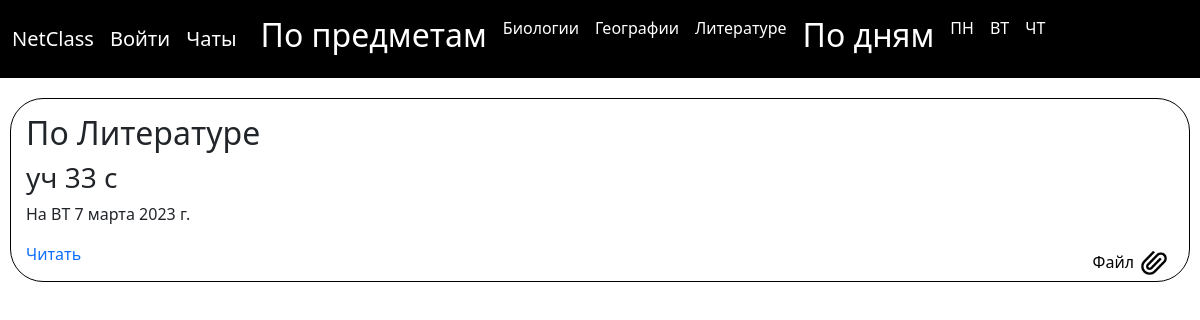
The app's page /day/2/ with its own data.
### posts/models.py (models this page shows, shortened)
class Object(models.Model):
    name = models.CharField(max_length=100)
    def __str__(self):
        return self.name

class Day(models.Model):
    date = models.CharField(max_length=30)
    def __str__(self):
        return self.date

class Posts(models.Model):
    text = models.CharField(max_length=100)
    day = models.ForeignKey('Day', on_delete=models.CASCADE)
    date = models.DateField(null=True)
    object = models.ForeignKey('Object', on_delete=models.CASCADE)
    file = models.FileField(null=True, blank=True, upload_to='files/')

### posts/views.py (the view)
# urls.py: path('day/<int:day_id>/', show_day, name='day'),
def show_day(request, day_id):
    posts = Posts.objects.filter(day=day_id)
    return render(request, 'posts/show_day.html', {'posts':posts})

### posts/templatetags/posts_tags.py (called while the page is built)
@register.simple_tag()
def get_days():
    return Day.objects.all()

@register.simple_tag()
def get_obj():
    return Object.objects.all()

### posts/templates/posts/show_day.html (shortened to what this page needs)
{% extends 'posts/index.html' %}

### posts/templates/posts/index.html
{% extends 'posts/base.html' %}
{% load static %}
{% load posts_tags %}
    {% block content %}
        <div class="posts">
            {% for p in posts %}
                <div class="post">
                     <h2>По {{ p.object }}</h2>
                    <h3 class="text">{{ p.text }}</h3>
                    <p class="day">На {{ p.day }}  {{ p.date }}</p>
                    {% if p.file %}
                    <div class="file"><a href="{{ p.file.url }}">Файл</a><img src="{% static 'posts/img/screpka.png' %}" width="40"></div>
                    {% endif %}
                    <a class="read-post" href="{% url 'post' p.pk %}">Читать</a>
                </div>
            {% endfor %}
        </div>
    {% endblock content %}

### posts/templates/posts/base.html (shortened to what this page needs)
{% load static %}
{% load posts_tags %}
<html>
  <head>
      <link rel="stylesheet" type="text/css" href="{% static 'posts/css/styles.css' %}">
       <link href="https://cdn.jsdelivr.net/npm/bootstrap@5.3.0-alpha1/dist/css/bootstrap.min.css" rel="stylesheet">
  </head>
  <body>
    <nav class="navbar navbar-expand-xl navbar-dark bg-black nav-fixed" aria-label="Sixth navbar example">
    <div class="container-fluid">
        <a class="navbar-brand" href="/">NetClass</a>
        {% if request.user.is_authenticated %}
        <a class="navbar-brand">{{ user.username }}</a>
        <a class="navbar-brand" href="{% url 'logout' %}">Выйти</a>
        <a class="navbar-brand" href="{% url 'add_post' %}">
            <h1>+</h1>
        </a>
        {% else %}
        <a class="navbar-brand" href="{% url 'login' %}">Войти</a>
        {% endif %}
        <a class="navbar-brand" href="{% url 'chats' %}">Чаты</a>
      <div class="navbar-collapse collapse" id="navbarsExample06" style="">
        <ul class="navbar-nav me-auto mb-2 mb-xl-0">
            <li class="nav-item"><h2><a class="nav-link active">По предметам</a></h2></li>
            {% get_obj as objects %}
            {% for object in objects %}
            {% if object.posts_set.exists %}
                <li class="nav-item">
                    <a class="nav-link active" aria-current="page" href="{% url 'obj' object.pk %}">{{ object }}</a>
                </li>
            {% endif %}
            {% endfor %}
            <li class="nav-item"><h2><a class="nav-link active">По дням</a></h2></li>
            {% get_days as days %}
            {% for d in days %}
                {% if d.posts_set.exists %}<li class="nav-item">
                    <a class="nav-link active" href="{% url 'day' d.pk %}">{{ d }}</a>
                </li>
                {% endif %}
            {% endfor %}
        </ul>
      </div>
    </div>
  </nav>
    <div class="wrapper">
      {% block content %}
      {% endblock content %}
    </div>
  </body>
</html>

### posts/static/posts/css/styles.css (style rules this page uses)
body { font-family: Verdana, Geneva, Tahoma, sans-serif; }
.wrapper { padding:10px }
.post { width:100%; border-radius:33px; background:white; border:1px solid black; margin:10px 0 10px; padding:15px }
.read-post { text-decoration:none }
.file { float:right }
.file img, .file a { vertical-align:middle }
.file a { text-decoration:none; color:black }

### records on screen
Object: name "Биологии"
Object: name "Географии"
Object: name "Литературе"
Day: date "ПН"
Day: date "ВТ"
Day: date "ЧТ"
Posts: object "Литературе", text "уч 33 с", day "ВТ", date "7 марта 2023 г."
